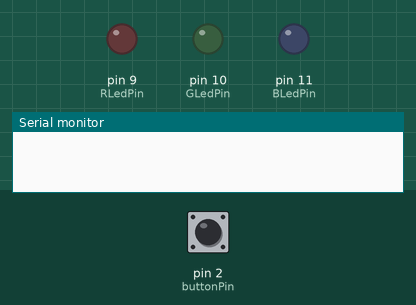
A sketch run on a simulated Arduino Uno, built with avr-gcc and run on an emulated ATmega328P. On the bench: output pins drawn as LEDs (lit = HIGH), the last lines printed to the serial monitor. Dashed ring = blinking. The inputs (shaded band) are chosen by the test bench; at power-on: pin 2 (buttonPin) HIGH.

Above: at 1.2 s.
1.3 s: pin 2 (buttonPin) pulled LOW for 3.2 s
At 4.75 s:
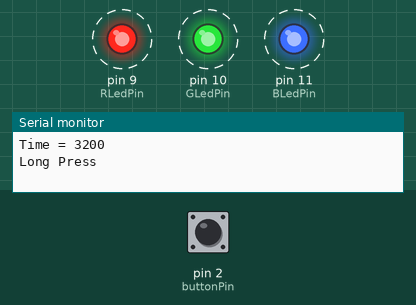
7.5 s: pin 2 (buttonPin) pulled LOW for 0.15 s
At 8.4 s:
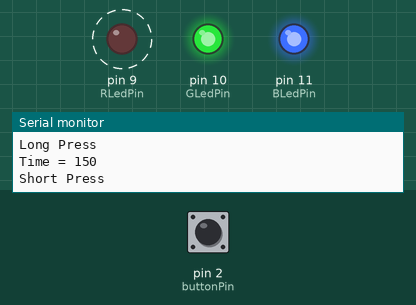
10.6 s: pin 2 (buttonPin) pulled LOW for 1 s
At 12.4 s:
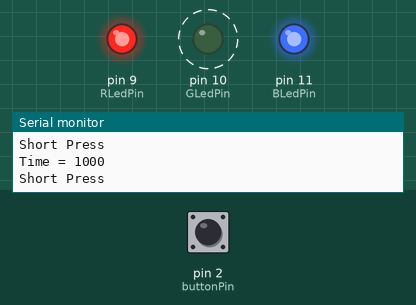
14.6 s: pin 2 (buttonPin) pulled LOW for 0.15 s
At 15.4 s:
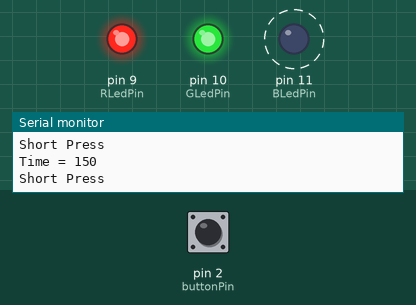
17.7 s: pin 2 (buttonPin) pulled LOW for 0.15 s
At 18.4 s:
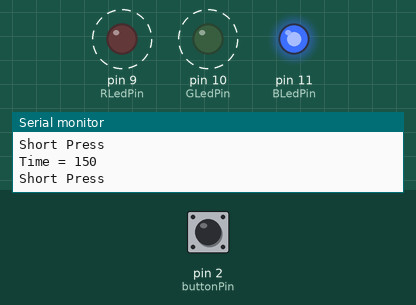
20.8 s: pin 2 (buttonPin) pulled LOW for 3.2 s
Timing chart, 0 to 27.4 s (numbered marks = the images above; inputs shaded):
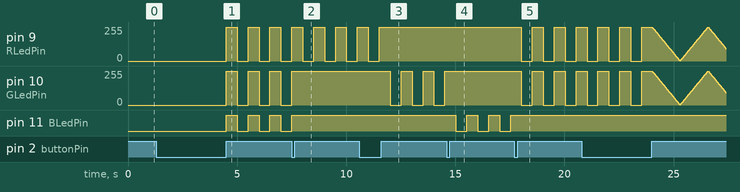

The sketch:

lightStick.ino
```cpp
const int buttonPin = 2;
const int RLedPin = 9;
const int GLedPin = 10;
const int BLedPin = 11;

int buttonState = 0;
bool buttonPressed = false;

unsigned long pressingTime = 0;
const int longPressInterval = 1200;

int lightNum = 0;
int RLightColor = 0;
int GLightColor = 0;
int BLightColor = 0;
int RCurrentColor = 0;
int GCurrentColor = 0;
int BCurrentColor = 0;

// blink
int currentMode = 0;
unsigned long blinkTimer = 0;
const int blinkInterval = 500;
bool blinkOn = true;

// fade
const int fadeAmount = 2;
int fadeDirection = 1;

// rainbow
int rainbowPhase = 0;
int rainbowValue = 0;
unsigned long RpreviousMillis = 0;
const int rainbowInterval = 3;

void setup() {
  pinMode(buttonPin, INPUT);
  pinMode(RLedPin, OUTPUT);
  pinMode(GLedPin, OUTPUT);
  pinMode(BLedPin, OUTPUT);
  Serial.begin(9600);
}

void loop() {
  checkButton();
  updateLEDColor();
  setRGBLEDColor(RCurrentColor, GCurrentColor, BCurrentColor);
}

void setRGBLEDColor(int r, int g, int b){
  analogWrite(RLedPin, r);
  analogWrite(GLedPin, g);
  analogWrite(BLedPin, b);
}

void checkButton(){
  buttonState = digitalRead(buttonPin);
  //Serial.println(buttonState);

  if(buttonState == LOW && !buttonPressed){
    pressingTime = millis();
    buttonPressed = true;
  }
  if(buttonState == HIGH && buttonPressed){
    unsigned long currentTime = millis();

    Serial.print("Time = ");
    Serial.println(currentTime - pressingTime);
    if(currentTime - pressingTime < longPressInterval){
      Serial.println("Short Press");
      changeLEDColor();
    }
    else{
      Serial.println("Long Press");
      changeMode();
    }
    buttonPressed = false;
  }
}

void changeLEDColor(){
  lightNum = lightNum + 1;
  if(lightNum >= 5)
      lightNum = 0;
  if(lightNum == 0){
    RLightColor = 0;
    GLightColor = 0;
    BLightColor = 0;
  }
  if(lightNum == 1){
    RLightColor = 0;
    GLightColor = 255;
    BLightColor = 255;
  }
  if(lightNum == 2){
    RLightColor = 255;
    GLightColor = 0;
    BLightColor = 255;
  }
  if(lightNum == 3){
    RLightColor = 255;
    GLightColor = 255;
    BLightColor = 0;
  }
  if(lightNum == 4){
    RLightColor = 0;
    GLightColor = 0;
    BLightColor = 255;
  }
  RCurrentColor = RLightColor;
  GCurrentColor = GLightColor;
  BCurrentColor = BLightColor;
}

void changeMode(){
  currentMode = currentMode + 1;

  if(currentMode >= 4){
    currentMode = 0;
  }

  if(currentMode == 1){
    blinkTimer = 0;
    blinkOn = true;
  }
}

void updateLEDColor(){
  if(currentMode == 0){
    // Constant Light Mode
    RCurrentColor = RLightColor;
    GCurrentColor = GLightColor;
    BCurrentColor = BLightColor;
  }

  else if(currentMode == 1){
    unsigned long currentTime = millis();

    if(currentTime - blinkTimer > blinkInterval){
      blinkOn = !blinkOn;
      blinkTimer = currentTime;
    }

    if(blinkOn){
      RCurrentColor = RLightColor;
      GCurrentColor = GLightColor;
      BCurrentColor = BLightColor;
    }
    else{
      RCurrentColor = 255;
      GCurrentColor = 255;
      BCurrentColor = 255;
    }
  }

  else if(currentMode == 2){
    bool negativeDir = false;

    //Breathing Light Mode
    //If the light value is 0, then we would need to modify it progressively.
    //Otherwise, just make it 255 will be fine

    if(RLightColor == 0){
      RCurrentColor = RCurrentColor + fadeDirection * fadeAmount;

      if((RCurrentColor > (255 - RLightColor)) || (RCurrentColor < 0)){
        negativeDir = true;
      }

      //make sure the color is within 0 ~ 255
      if(RCurrentColor < 0) RCurrentColor = 0;
      if(RCurrentColor > 255) RCurrentColor = 255;
    }

    if(GLightColor == 0){
      GCurrentColor = GCurrentColor + fadeDirection * fadeAmount;

      if((GCurrentColor > (255 - GLightColor)) || (GCurrentColor < 0)){
        negativeDir = true;
      }

      //make sure the color is within 0 ~ 255
      if(GCurrentColor < 0) GCurrentColor = 0;
      if(GCurrentColor > 255) GCurrentColor = 255;
    }

    if(BLightColor == 0){
      BCurrentColor = BCurrentColor + fadeDirection * fadeAmount;

      if((BCurrentColor > (255 - BLightColor)) || (BCurrentColor < 0)){
        negativeDir = true;
      }

      //make sure the color is within 0 ~ 255
      if(BCurrentColor < 0) BCurrentColor = 0;
      if(BCurrentColor > 255) BCurrentColor = 255;
    }

    if(negativeDir)
      fadeDirection = -fadeDirection;

    delay(10);
  }
  else if(currentMode == 3){
    unsigned long RcurrentMillis = millis();
    if(RcurrentMillis - RpreviousMillis >= rainbowInterval){
      RpreviousMillis = RcurrentMillis;
      rainbowValue++;
      if(rainbowValue >= 255){
        rainbowValue = 0;
        rainbowPhase++;
        if(rainbowPhase > 5){
          rainbowPhase = 0;
        }
      }
      if(rainbowPhase == 0){
        RCurrentColor = 255;
        GCurrentColor = rainbowValue;
        BCurrentColor = 0;
      }

      else if(rainbowPhase == 1){
        RCurrentColor = 255 - rainbowValue;
        GCurrentColor = 255;
        BCurrentColor = 0;
      }

      else if(rainbowPhase == 2){
        RCurrentColor = 0;
        GCurrentColor = 255;
        BCurrentColor = rainbowValue;
      }

      else if(rainbowPhase == 3){
        RCurrentColor = 0;
        GCurrentColor = 255 - rainbowValue;
        BCurrentColor = 255;
      }

      else if(rainbowPhase == 4){
        RCurrentColor = rainbowValue;
        GCurrentColor = 0;
        BCurrentColor = 255;
      }

      else if(rainbowPhase == 5){
        RCurrentColor = 255;
        GCurrentColor = 0;
        BCurrentColor = 255 - rainbowValue;
      }
    }
  }

}
```

Measured:
- after the input at 1.3 s, pin 9 (RLedPin), pin 10 (GLedPin): alternates 255/255 for 0.50 s and 0/255 for 0.50 s, starting after 3.2 s; pin 11 (BLedPin): alternates HIGH for 0.50 s and LOW for 0.50 s, starting after 3.2 s
- after the input at 7.5 s, pin 10 (GLedPin): goes on until 7.5 s, then stays 255/255; pin 11 (BLedPin): goes on until 7.5 s, then stays HIGH
- after the input at 10.6 s, pin 9 (RLedPin): goes on until 11.5 s, then stays 255/255; pin 10 (GLedPin): alternates 255/255 for 0.50 s and 0/255 for 0.50 s, starting after 1.4 s
- after the input at 14.6 s, pin 10 (GLedPin): stops changing and stays 255/255; pin 11 (BLedPin): alternates HIGH for 0.50 s and LOW for 0.50 s, starting after 0.42 s
- after the input at 17.7 s, pin 9 (RLedPin), pin 10 (GLedPin): alternates 255/255 for 0.50 s and 0/255 for 0.50 s, starting after 0.33 s; pin 11 (BLedPin): stops changing and stays HIGH
